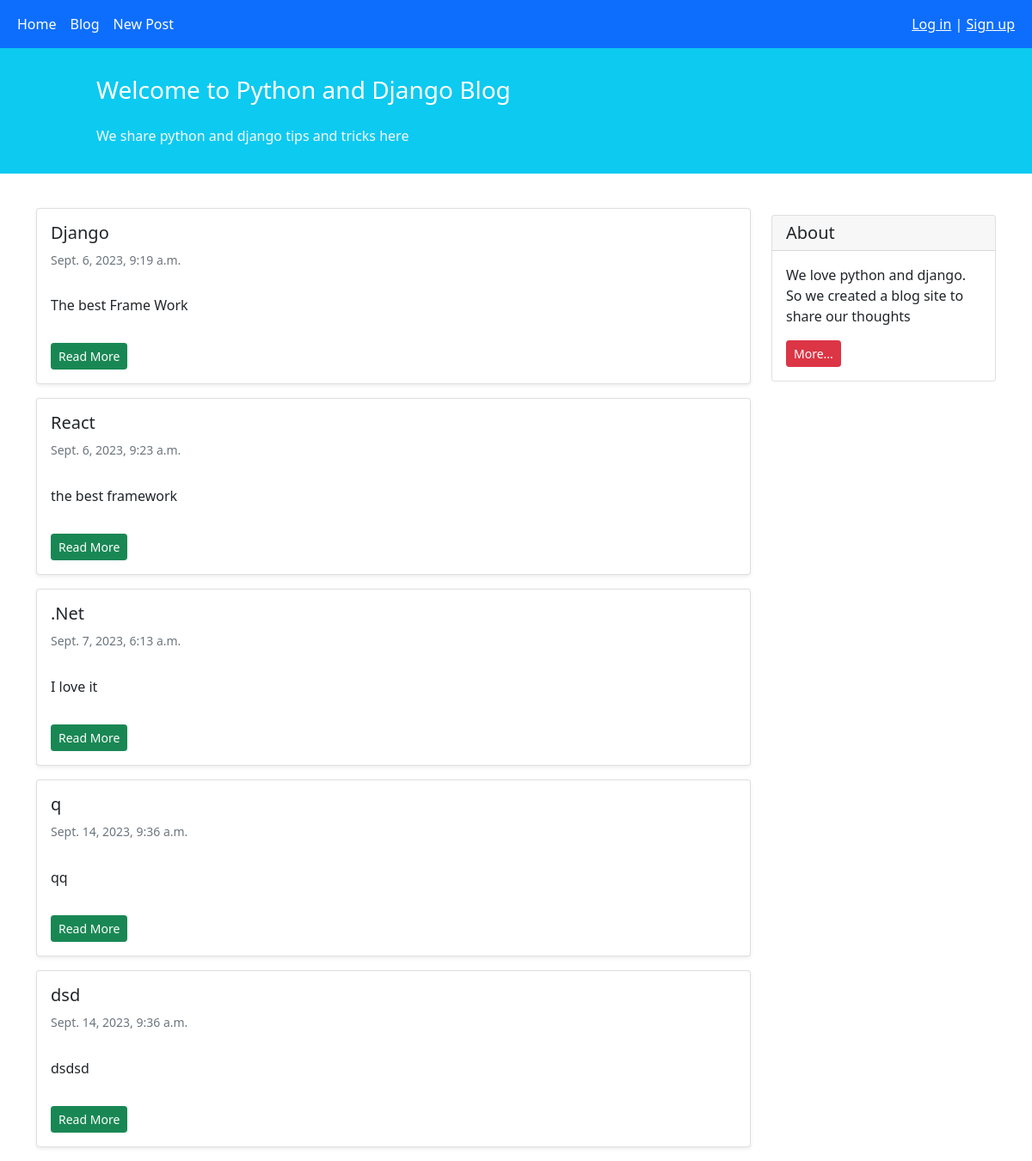
Before: /blog/ with the older database file.
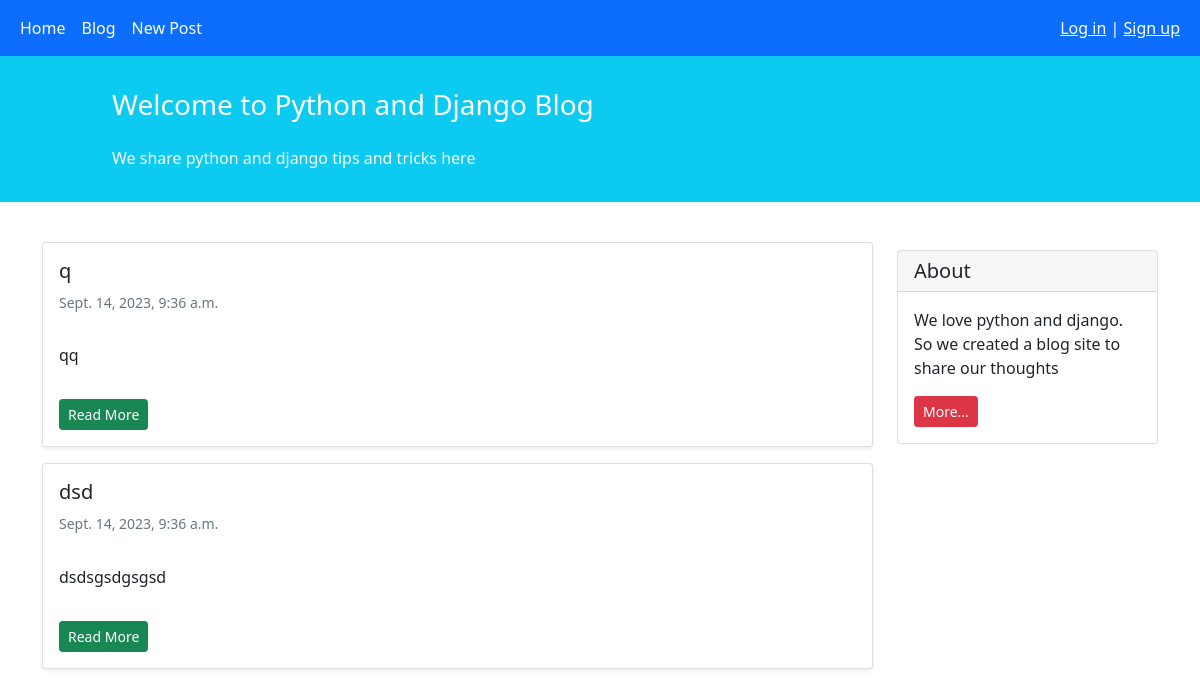
After: the same page with the newer database file.
### blog/models.py (models this page shows, shortened)
class Post(models.Model):
    title = models.CharField(max_length=50)
    text = models.TextField()
    author = models.ForeignKey('auth.user' , on_delete=models.CASCADE)
    date_time_modified = models.DateTimeField(auto_now_add=True)
    date_time_changed = models.DateTimeField(auto_now=True)
    status = models.CharField(max_length=50 , choices=STATUS_CHIOCES)

### blog/views.py (the view)
# urls.py: path('blog/',BlogListView.as_view() , name="blog_list"),
class BlogListView(generic.ListView):
    model = Post
    template_name= 'blog/blog_list.html'
    context_object_name = 'post_list'

### blog/templates/blog/blog_list.html (shortened to what this page needs)
{%extends '_base.html'%}
{%block content%}
<div class="container mt-4">
    <div class="row">
        <div class="col-9">
            {%for  post in post_list%}
            <div class="card shadow-sm my-3">
                <div class="card-body">
                    <h5 class="card-title">{{post.title}}</h5>
                    <h6 class="card-subtitle mb-2 text-muted small py-2">{{post.date_time_modified}}</h6>
                    <p class="card-text py-3">
                       {{post.text}}
                    </p>
                    <a class="btn btn-sm btn-success" href="{%url 'blog_detail' post.id%}">Read More</a>
                </div>
            </div>
          {%endfor%}
        </div>
        <div class="col-3">
                <div class="card my-4">
                    <h5 class="card-header">About</h5>
                    <div class="card-body">
                        <p class="card-text">We love python and django. So we created a blog site to share our
                            thoughts</p>
                        <a href="#"
                           class="btn btn-sm btn-danger">
                            More...
                        </a>
                    </div>
                </div>
        </div>
    </div>
</div>
{%endblock content%}

### templates/_base.html (shortened to what this page needs)
<!doctype html>
<html lang="en">
<head>
    <link href="https://cdn.jsdelivr.net/npm/bootstrap@5.1.3/dist/css/bootstrap.min.css" rel="stylesheet"
>
</head>
<body>
<nav class="navbar navbar-expand-lg navbar-dark bg-primary">
    <div class="container-fluid">
        <div class="collapse navbar-collapse" id="navbarNavAltMarkup">
            <div class="navbar-nav">
                <a class="nav-link  active" aria-current="page" href="{%url 'home_page'%}">Home</a>
                <a class="nav-link active" href="{%url 'blog_list'%}">Blog</a>
                <a class="nav-link active" href="{%url 'blog_new'%}">New Post</a>
            </div>
        </div>
        <div class="mx-2 text-white">
            {%if user.is_authenticated %}
              welcome {{user.username}} | <a class="text-white"  href="{%url 'logout'%}">Log Out</a>
                {%else%}
            <a class="text-white"  href="{%url 'login'%}">Log in</a> | <a class="text-white"  href="{%url 'signup'%}">Sign up</a>
            {%endif%}
        </div>
    </div>
</nav>
<div class="container-fluid bg-info">
    <div class="row py-3">
        <div class="col-md-8 col-md-10 mx-auto">
            <h3 class="my-4 mt-3 text-white">Welcome to Python and Django Blog</h3>
            <p class="text-light">We share python and django tips and tricks here</p>
        </div>
    </div>
</div>
{%block content%}{%endblock content%}
</body>
</html>

Changed rows visible on the page:
removed Post: title "Django", date_time_modified "Sept. 6, 2023, 9:19 a.m.", text "The best Frame Work"
removed Post: title "React", date_time_modified "Sept. 6, 2023, 9:23 a.m.", text "the best framework"
removed Post: title ".Net", date_time_modified "Sept. 7, 2023, 6:13 a.m.", text "I love it"
changed Post "dsd": text "dsdsd" → "dsdsgsdgsgsd"
